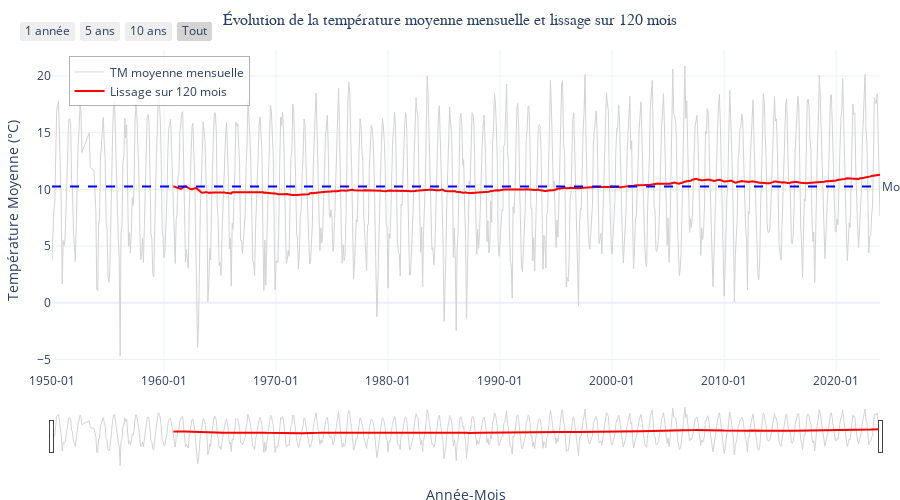

Source (notebook cell):
### Markdown cell above
## 📈 Visualisation

La bibliothèque principale utilisée est Plotly, qui permet de créer des visualisations interactives et personnalisées. Cette technologie est adaptée car elle offre une grande flexibilité pour représenter les données temporelles et permet une exploration détaillée grâce aux fonctionnalités de zoom et de survol. Cela convient parfaitement pour visualiser l'évolution de la température moyenne mensuelle et son lissage sur une longue période.

### Code cell
import pandas as pd
import duckdb as ddb
import pandas as pd
import plotly.graph_objects as go
from plotly.subplots import make_subplots
import numpy as np

df['date'] = pd.to_datetime(df['yyyymm'], format='%Y%m')
df = df.sort_values('date')

fig = go.Figure()

fig.add_trace(
    go.Scatter(
        x=df['date'],
        y=df['avg_tm'],
        mode='lines',
        name='TM moyenne mensuelle',
        line=dict(color='lightgray', width=1),
        hovertemplate='<b>%{x|%Y-%m}</b><br>Température moyenne: %{y:.2f}°C<extra></extra>'
    )
)

fig.add_trace(
    go.Scatter(
        x=df['date'][120:],
        y=df['smoothed_tm'][120:],
        mode='lines',
        name='Lissage sur 120 mois',
        line=dict(color='red', width=2),
        hovertemplate='<b>%{x|%Y-%m}</b><br>Température lissée: %{y:.2f}°C<extra></extra>'
    )
)

fig.add_hline(
    y=df['avg_tm'].mean(),
    line_dash="dash",
    line_color="blue",
    annotation_text=f"Moyenne totale ({df['avg_tm'].mean():.2f}°C)",
    annotation_position="right"
)

fig.update_layout(
    title={
        'text': "Évolution de la température moyenne mensuelle et lissage sur 120 mois",
        'x': 0.5,
        'xanchor': 'center',
        'font': {'size': 16, 'family': 'Arial, sans-serif'}
    },
    xaxis_title="Année-Mois",
    yaxis_title="Température Moyenne (°C)",
    template="plotly_white",
    height=500,
    width=900,
    margin=dict(l=20, r=20, t=50, b=20),
    legend=dict(
        x=0.02,
        y=0.98,
        bgcolor='rgba(255, 255, 255, 0.8)',
        bordercolor='rgba(0, 0, 0, 0.3)',
        borderwidth=1
    ),
    hovermode='x unified'
)

fig.update_xaxes(
    tickformat='%Y-%m',
    rangeslider_visible=True,
    rangeselector=dict(
        buttons=list([
            dict(count=1, label="1 année", step="year", stepmode="backward"),
            dict(count=5, label="5 ans", step="year", stepmode="backward"),
            dict(count=10, label="10 ans", step="year", stepmode="backward"),
            dict(step="all", label="Tout")
        ])
    )
)

dataviz = fig
dataviz

### Figure 1 — Plotly figure (JSON) as saved in the notebook; plotly's stock layout.template omitted (floating-point values rounded to 4 significant figures; data arrays with more than 128 entries replaced by an {"elided": "..."} marker saying what was removed)
{"data": [{"hovertemplate": "<b>%{x|%Y-%m}</b><br>Température moyenne: %{y:.2f}°C<extra></extra>", "line": {"color": "lightgray", "width": 1}, "mode": "lines", "name": "TM moyenne mensuelle", "type": "scatter", "x": {"elided": "877 str values"}, "y": {"elided": "877 float values"}}, {"hovertemplate": "<b>%{x|%Y-%m}</b><br>Température lissée: %{y:.2f}°C<extra></extra>", "line": {"color": "red", "width": 2}, "mode": "lines", "name": "Lissage sur 120 mois", "type": "scatter", "x": {"elided": "757 str values"}, "y": {"elided": "757 float values"}}], "layout": {"annotations": [{"showarrow": false, "text": "Moyenne totale (10.26°C)", "x": 1, "xanchor": "left", "xref": "x domain", "y": 10.26, "yanchor": "middle", "yref": "y"}], "height": 500, "hovermode": "x unified", "legend": {"bgcolor": "rgba(255, 255, 255, 0.8)", "bordercolor": "rgba(0, 0, 0, 0.3)", "borderwidth": 1, "x": 0.02, "y": 0.98}, "margin": {"b": 20, "l": 20, "r": 20, "t": 50}, "shapes": [{"line": {"color": "blue", "dash": "dash"}, "type": "line", "x0": 0, "x1": 1, "xref": "x domain", "y0": 10.26, "y1": 10.26, "yref": "y"}], "title": {"font": {"family": "Arial, sans-serif", "size": 16}, "text": "Évolution de la température moyenne mensuelle et lissage sur 120 mois", "x": 0.5, "xanchor": "center"}, "width": 900, "xaxis": {"rangeselector": {"buttons": [{"count": 1, "label": "1 année", "step": "year", "stepmode": "backward"}, {"count": 5, "label": "5 ans", "step": "year", "stepmode": "backward"}, {"count": 10, "label": "10 ans", "step": "year", "stepmode": "backward"}, {"label": "Tout", "step": "all"}]}, "rangeslider": {"visible": true}, "tickformat": "%Y-%m", "title": {"text": "Année-Mois"}}, "yaxis": {"title": {"text": "Température Moyenne (°C)"}}}}
